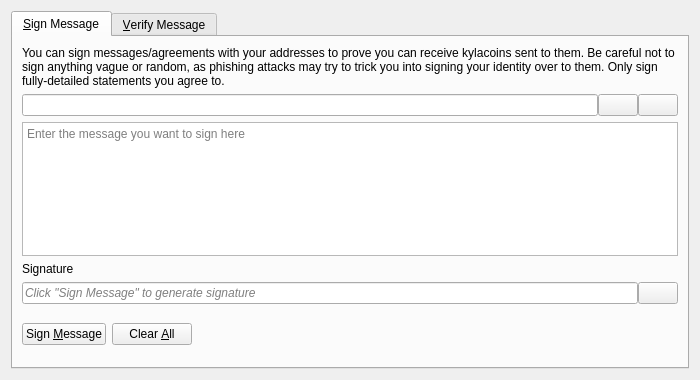
<?xml version="1.0" encoding="UTF-8"?>
<ui version="4.0">
 <class>SignVerifyMessageDialog</class>
 <widget class="QDialog" name="SignVerifyMessageDialog">
  <property name="geometry">
   <rect>
    <x>0</x>
    <y>0</y>
    <width>700</width>
    <height>380</height>
   </rect>
  </property>
  <property name="windowTitle">
   <string>Signatures - Sign / Verify a Message</string>
  </property>
  <property name="modal">
   <bool>true</bool>
  </property>
  <layout class="QVBoxLayout" name="verticalLayout">
   <item>
    <widget class="QTabWidget" name="tabWidget">
     <property name="currentIndex">
      <number>0</number>
     </property>
     <widget class="QWidget" name="tabSignMessage">
      <attribute name="title">
       <string>&amp;Sign Message</string>
      </attribute>
      <layout class="QVBoxLayout" name="verticalLayout_SM">
       <item>
        <widget class="QLabel" name="infoLabel_SM">
         <property name="text">
          <string>You can sign messages/agreements with your addresses to prove you can receive kylacoins sent to them. Be careful not to sign anything vague or random, as phishing attacks may try to trick you into signing your identity over to them. Only sign fully-detailed statements you agree to.</string>
         </property>
         <property name="textFormat">
          <enum>Qt::PlainText</enum>
         </property>
         <property name="wordWrap">
          <bool>true</bool>
         </property>
        </widget>
       </item>
       <item>
        <layout class="QHBoxLayout" name="horizontalLayout_1_SM">
         <property name="spacing">
          <number>0</number>
         </property>
         <item>
          <widget class="QValidatedLineEdit" name="addressIn_SM">
           <property name="toolTip">
            <string>The Kylacoin address to sign the message with</string>
           </property>
          </widget>
         </item>
         <item>
          <widget class="QPushButton" name="addressBookButton_SM">
           <property name="toolTip">
            <string>Choose previously used address</string>
           </property>
           <property name="text">
            <string/>
           </property>
           <property name="icon">
            <iconset resource="../bitcoin.qrc">
             <normaloff>:/icons/address-book</normaloff>:/icons/address-book</iconset>
           </property>
           <property name="shortcut">
            <string>Alt+A</string>
           </property>
           <property name="autoDefault">
            <bool>false</bool>
           </property>
          </widget>
         </item>
         <item>
          <widget class="QPushButton" name="pasteButton_SM">
           <property name="toolTip">
            <string>Paste address from clipboard</string>
           </property>
           <property name="text">
            <string/>
           </property>
           <property name="icon">
            <iconset resource="../bitcoin.qrc">
             <normaloff>:/icons/editpaste</normaloff>:/icons/editpaste</iconset>
           </property>
           <property name="shortcut">
            <string>Alt+P</string>
           </property>
           <property name="autoDefault">
            <bool>false</bool>
           </property>
          </widget>
         </item>
        </layout>
       </item>
       <item>
        <widget class="QPlainTextEdit" name="messageIn_SM">
         <property name="toolTip">
          <string>Enter the message you want to sign here</string>
         </property>
         <property name="placeholderText">
          <string>Enter the message you want to sign here</string>
         </property>
        </widget>
       </item>
       <item>
        <widget class="QLabel" name="signatureLabel_SM">
         <property name="text">
          <string>Signature</string>
         </property>
         <property name="textFormat">
          <enum>Qt::PlainText</enum>
         </property>
        </widget>
       </item>
       <item>
        <layout class="QHBoxLayout" name="horizontalLayout_2_SM">
         <property name="spacing">
          <number>0</number>
         </property>
         <item>
          <widget class="QLineEdit" name="signatureOut_SM">
           <property name="placeholderText">
            <string>Click "Sign Message" to generate signature</string>
           </property>
           <property name="font">
            <font>
             <italic>true</italic>
            </font>
           </property>
           <property name="readOnly">
            <bool>true</bool>
           </property>
          </widget>
         </item>
         <item>
          <widget class="QPushButton" name="copySignatureButton_SM">
           <property name="toolTip">
            <string>Copy the current signature to the system clipboard</string>
           </property>
           <property name="text">
            <string/>
           </property>
           <property name="icon">
            <iconset resource="../bitcoin.qrc">
             <normaloff>:/icons/editcopy</normaloff>:/icons/editcopy</iconset>
           </property>
           <property name="autoDefault">
            <bool>false</bool>
           </property>
          </widget>
         </item>
        </layout>
       </item>
       <item>
        <layout class="QHBoxLayout" name="horizontalLayout_3_SM">
         <item>
          <widget class="QPushButton" name="signMessageButton_SM">
           <property name="toolTip">
            <string>Sign the message to prove you own this Kylacoin address</string>
           </property>
           <property name="text">
            <string>Sign &amp;Message</string>
           </property>
           <property name="icon">
            <iconset resource="../bitcoin.qrc">
             <normaloff>:/icons/edit</normaloff>:/icons/edit</iconset>
           </property>
           <property name="autoDefault">
            <bool>false</bool>
           </property>
          </widget>
         </item>
         <item>
          <widget class="QPushButton" name="clearButton_SM">
           <property name="toolTip">
            <string>Reset all sign message fields</string>
           </property>
           <property name="text">
            <string>Clear &amp;All</string>
           </property>
           <property name="icon">
            <iconset resource="../bitcoin.qrc">
             <normaloff>:/icons/remove</normaloff>:/icons/remove</iconset>
           </property>
           <property name="autoDefault">
            <bool>false</bool>
           </property>
          </widget>
         </item>
         <item>
          <spacer name="horizontalSpacer_1_SM">
           <property name="orientation">
            <enum>Qt::Horizontal</enum>
           </property>
           <property name="sizeHint" stdset="0">
            <size>
             <width>40</width>
             <height>48</height>
            </size>
           </property>
          </spacer>
         </item>
         <item>
          <widget class="QLabel" name="statusLabel_SM">
           <property name="font">
            <font>
             <weight>75</weight>
             <bold>true</bold>
            </font>
           </property>
           <property name="text">
            <string/>
           </property>
           <property name="wordWrap">
            <bool>true</bool>
           </property>
          </widget>
         </item>
         <item>
          <spacer name="horizontalSpacer_2_SM">
           <property name="orientation">
            <enum>Qt::Horizontal</enum>
           </property>
           <property name="sizeHint" stdset="0">
            <size>
             <width>40</width>
             <height>48</height>
            </size>
           </property>
          </spacer>
         </item>
        </layout>
       </item>
      </layout>
     </widget>
     <widget class="QWidget" name="tabVerifyMessage">
      <attribute name="title">
       <string>&amp;Verify Message</string>
      </attribute>
      <layout class="QVBoxLayout" name="verticalLayout_VM">
       <item>
        <widget class="QLabel" name="infoLabel_VM">
         <property name="text">
          <string>Enter the receiver's address, message (ensure you copy line breaks, spaces, tabs, etc. exactly) and signature below to verify the message. Be careful not to read more into the signature than what is in the signed message itself, to avoid being tricked by a man-in-the-middle attack. Note that this only proves the signing party receives with the address, it cannot prove sendership of any transaction!</string>
         </property>
         <property name="textFormat">
          <enum>Qt::PlainText</enum>
         </property>
         <property name="alignment">
          <set>Qt::AlignLeading|Qt::AlignLeft|Qt::AlignTop</set>
         </property>
         <property name="wordWrap">
          <bool>true</bool>
         </property>
        </widget>
       </item>
       <item>
        <layout class="QHBoxLayout" name="horizontalLayout_1_VM">
         <property name="spacing">
          <number>0</number>
         </property>
         <item>
          <widget class="QValidatedLineEdit" name="addressIn_VM">
           <property name="toolTip">
            <string>The Kylacoin address the message was signed with</string>
           </property>
          </widget>
         </item>
         <item>
          <widget class="QPushButton" name="addressBookButton_VM">
           <property name="toolTip">
            <string>Choose previously used address</string>
           </property>
           <property name="text">
            <string/>
           </property>
           <property name="icon">
            <iconset resource="../bitcoin.qrc">
             <normaloff>:/icons/address-book</normaloff>:/icons/address-book</iconset>
           </property>
           <property name="shortcut">
            <string>Alt+A</string>
           </property>
           <property name="autoDefault">
            <bool>false</bool>
           </property>
          </widget>
         </item>
        </layout>
       </item>
       <item>
        <widget class="QPlainTextEdit" name="messageIn_VM">
          <property name="toolTip">
            <string>The signed message to verify</string>
          </property>
          <property name="placeholderText">
            <string>The signed message to verify</string>
          </property>
        </widget>
       </item>
       <item>
        <widget class="QValidatedLineEdit" name="signatureIn_VM">
          <property name="toolTip">
            <string>The signature given when the message was signed</string>
          </property>
          <property name="placeholderText">
            <string>The signature given when the message was signed</string>
          </property>
        </widget>
       </item>
       <item>
        <layout class="QHBoxLayout" name="horizontalLayout_2_VM">
         <item>
          <widget class="QPushButton" name="verifyMessageButton_VM">
           <property name="toolTip">
            <string>Verify the message to ensure it was signed with the specified Kylacoin address</string>
           </property>
           <property name="text">
            <string>Verify &amp;Message</string>
           </property>
           <property name="icon">
            <iconset resource="../bitcoin.qrc">
             <normaloff>:/icons/transaction_0</normaloff>:/icons/transaction_0</iconset>
           </property>
           <property name="autoDefault">
            <bool>false</bool>
           </property>
          </widget>
         </item>
         <item>
          <widget class="QPushButton" name="clearButton_VM">
           <property name="toolTip">
            <string>Reset all verify message fields</string>
           </property>
           <property name="text">
            <string>Clear &amp;All</string>
           </property>
           <property name="icon">
            <iconset resource="../bitcoin.qrc">
             <normaloff>:/icons/remove</normaloff>:/icons/remove</iconset>
           </property>
           <property name="autoDefault">
            <bool>false</bool>
           </property>
          </widget>
         </item>
         <item>
          <spacer name="horizontalSpacer_1_VM">
           <property name="orientation">
            <enum>Qt::Horizontal</enum>
           </property>
           <property name="sizeHint" stdset="0">
            <size>
             <width>40</width>
             <height>48</height>
            </size>
           </property>
          </spacer>
         </item>
         <item>
          <widget class="QLabel" name="statusLabel_VM">
           <property name="font">
            <font>
             <weight>75</weight>
             <bold>true</bold>
            </font>
           </property>
           <property name="text">
            <string/>
           </property>
           <property name="wordWrap">
            <bool>true</bool>
           </property>
          </widget>
         </item>
         <item>
          <spacer name="horizontalSpacer_2_VM">
           <property name="orientation">
            <enum>Qt::Horizontal</enum>
           </property>
           <property name="sizeHint" stdset="0">
            <size>
             <width>40</width>
             <height>48</height>
            </size>
           </property>
          </spacer>
         </item>
        </layout>
       </item>
      </layout>
     </widget>
    </widget>
   </item>
  </layout>
 </widget>
 <customwidgets>
  <customwidget>
   <class>QValidatedLineEdit</class>
   <extends>QLineEdit</extends>
   <header>qt/qvalidatedlineedit.h</header>
  </customwidget>
 </customwidgets>
 <resources>
  <include location="../bitcoin.qrc"/>
 </resources>
 <connections/>
</ui>
